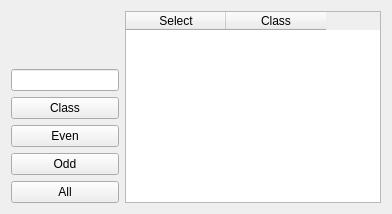
          <widget class="QWidget" name="selectClassTab">
           <layout class="QHBoxLayout" name="horizontalLayout_42">
            <item>
             <layout class="QVBoxLayout" name="verticalLayout_12">
              <item>
               <spacer name="verticalSpacer_3">
                <property name="orientation">
                 <enum>Qt::Vertical</enum>
                </property>
                <property name="sizeHint" stdset="0">
                 <size>
                  <width>20</width>
                  <height>40</height>
                 </size>
                </property>
               </spacer>
              </item>
              <item>
               <widget class="QLineEdit" name="selectClassLE">
                <property name="alignment">
                 <set>Qt::AlignCenter</set>
                </property>
               </widget>
              </item>
              <item>
               <widget class="QPushButton" name="selectClassButton">
                <property name="text">
                 <string>Class</string>
                </property>
               </widget>
              </item>
              <item>
               <widget class="QPushButton" name="selectEvenButton">
                <property name="text">
                 <string>Even</string>
                </property>
               </widget>
              </item>
              <item>
               <widget class="QPushButton" name="selectOddButton">
                <property name="text">
                 <string>Odd</string>
                </property>
               </widget>
              </item>
              <item>
               <widget class="QPushButton" name="selectAllButton">
                <property name="text">
                 <string>All</string>
                </property>
               </widget>
              </item>
             </layout>
            </item>
            <item>
             <widget class="QTableWidget" name="selectClassTW">
              <column>
               <property name="text">
                <string>Select</string>
               </property>
               <property name="textAlignment">
                <set>AlignCenter</set>
               </property>
              </column>
              <column>
               <property name="text">
                <string>Class</string>
               </property>
               <property name="textAlignment">
                <set>AlignCenter</set>
               </property>
              </column>
             </widget>
            </item>
           </layout>
          </widget>
